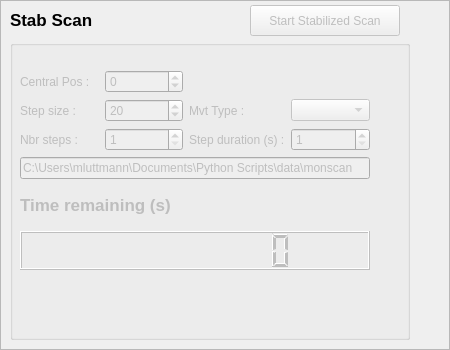
<?xml version="1.0" encoding="UTF-8"?>
<ui version="4.0">
 <class>scanFrame</class>
 <widget class="QFrame" name="scanStabFrame">
  <property name="enabled">
   <bool>true</bool>
  </property>
  <property name="geometry">
   <rect>
    <x>0</x>
    <y>0</y>
    <width>450</width>
    <height>350</height>
   </rect>
  </property>
  <property name="minimumSize">
   <size>
    <width>450</width>
    <height>350</height>
   </size>
  </property>
  <property name="maximumSize">
   <size>
    <width>450</width>
    <height>400</height>
   </size>
  </property>
  <property name="windowTitle">
   <string>Frame</string>
  </property>
  <property name="frameShape">
   <enum>QFrame::StyledPanel</enum>
  </property>
  <property name="frameShadow">
   <enum>QFrame::Raised</enum>
  </property>
  <widget class="QGroupBox" name="scanGroupBox">
   <property name="enabled">
    <bool>false</bool>
   </property>
   <property name="geometry">
    <rect>
     <x>10</x>
     <y>40</y>
     <width>400</width>
     <height>300</height>
    </rect>
   </property>
   <property name="title">
    <string/>
   </property>
   <property name="checkable">
    <bool>false</bool>
   </property>
   <property name="checked">
    <bool>false</bool>
   </property>
   <widget class="QWidget" name="verticalLayoutWidget">
    <property name="geometry">
     <rect>
      <x>10</x>
      <y>30</y>
      <width>350</width>
      <height>200</height>
     </rect>
    </property>
    <layout class="QVBoxLayout" name="scanGroupBoxLayout">
     <item>
      <layout class="QGridLayout" name="gridLayout">
       <item row="1" column="0">
        <widget class="QLabel" name="stepSizeLabel">
         <property name="text">
          <string>Step size :</string>
         </property>
        </widget>
       </item>
       <item row="2" column="0">
        <widget class="QLabel" name="nbrPointsLabel">
         <property name="text">
          <string>Nbr steps :</string>
         </property>
        </widget>
       </item>
       <item row="0" column="0">
        <widget class="QLabel" name="centralPosLabel">
         <property name="text">
          <string>Central Pos :</string>
         </property>
        </widget>
       </item>

       <item row="1" column="3">
        <widget class="QComboBox" name="mvtTypeComboBox"/>
     	 <property name="text">
      	  <string>Forward</string>
         </property>
        
       </item>
       
       <item row="2" column="1">
        <widget class="QSpinBox" name="nbrPointsSpinBox">
         <property name="keyboardTracking">
          <bool>false</bool>
         </property>
         <property name="minimum">
          <number>1</number>
         </property>
         <property name="maximum">
          <number>10000</number>
         </property>
        </widget>
       </item>

       <item row="2" column="3">
        <widget class="QSpinBox" name="stepDurationSpinBox">
         <property name="keyboardTracking">
          <bool>false</bool>
         </property>
         <property name="minimum">
          <number>1</number>
         </property>
         <property name="maximum">
          <number>10000</number>
         </property>
        </widget>
       </item>

       <item row="0" column="1">
        <widget class="QSpinBox" name="centralPosSpinBox">
         <property name="keyboardTracking">
          <bool>false</bool>
         </property>
         <property name="minimum">
          <number>-2147483647</number>
         </property>
         <property name="maximum">
          <number>2147483647</number>
         </property>
        </widget>
       </item>
       
       <item row="1" column="1">
        <widget class="QSpinBox" name="stepSizeSpinBox">
         <property name="keyboardTracking">
          <bool>false</bool>
         </property>
         <property name="minimum">
          <number>-6000000</number>
         </property>
         <property name="maximum">
          <number>6000000</number>
         </property>
         <property name="value">
          <number>20</number>
         </property>
        </widget>
       </item>
       
       <item row="1" column="2">
        <widget class="QLabel" name="mvtTypeLabel">
         <property name="text">
          <string>Mvt Type :</string>
         </property>
        </widget>
       </item>


       <item row="2" column="2">
        <widget class="QLabel" name="stepDurationLabel">
         <property name="text">
          <string>Step duration (s) :</string>
         </property>
        </widget>
       </item>
      </layout>
     </item>


     <item>
      <widget class="QLineEdit" name="dataFolderEdit">
       <property name="text">
        <string>C:\Users\mluttmann\Documents\Python Scripts\data\monscan</string>
       </property>
      </widget>
     </item>

     <item>
      <widget class="QLabel" name="timeLabel">
       <property name="text">
        <string>Time remaining (s)</string>
       </property>
       <property name="font">
        <font>
         <pointsize>13</pointsize>
         <weight>75</weight>
         <bold>true</bold>
        </font>
       </property>
      </widget>
     </item>


     <item>
      <widget class="QLCDNumber" name="timeLCD">
       <property name="geometry">
        <rect>
         <x>160</x>
         <y>26</y>
         <width>100</width>
         <height>24</height>
        </rect>
       </property>
       <property name="digitCount">
        <number>10</number>
       </property>
      </widget>
     </item>

    </layout>
   </widget>
  </widget>





  <widget class="QLabel" name="titleLabel">
   <property name="geometry">
    <rect>
     <x>10</x>
     <y>10</y>
     <width>100</width>
     <height>21</height>
    </rect>
   </property>
   <property name="font">
    <font>
     <pointsize>13</pointsize>
     <weight>75</weight>
     <bold>true</bold>
    </font>
   </property>
   <property name="text">
    <string>Stab Scan</string>
   </property>
   <property name="textFormat">
    <enum>Qt::RichText</enum>
   </property>
  </widget>
  <widget class="QPushButton" name="startScanPushButton">
   <property name="enabled">
    <bool>false</bool>
   </property>
   <property name="geometry">
    <rect>
     <x>250</x>
     <y>5</y>
     <width>150</width>
     <height>31</height>
    </rect>
   </property>
   <property name="text">
    <string>Start Stabilized Scan</string>
   </property>
   <property name="checkable">
    <bool>true</bool>
   </property>
  </widget>
 </widget>
 <tabstops>
  <tabstop>centralPosSpinBox</tabstop>
  <tabstop>stepSizeSpinBox</tabstop>
  <tabstop>nbrPointsSpinBox</tabstop>
  <tabstop>dataFolderEdit</tabstop>
  <tabstop>mvtTypeComboBox</tabstop>
 
  <tabstop>startScanPushButton</tabstop>
 </tabstops>
 <resources/>
 <connections/>
</ui>
